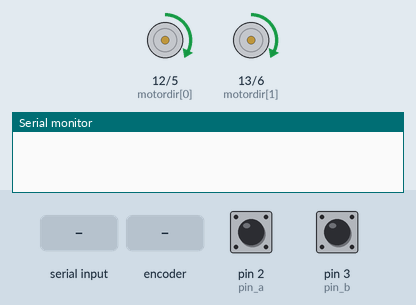
Simulated run of this sketch. Board: Arduino Uno, built with avr-gcc and run on an emulated ATmega328P. On the bench: direction and speed pins drawn as motors (green arrow = direction pin HIGH = forward, orange = LOW = backward, longer = more drive), the last lines printed to the serial monitor. Inputs (shaded band) come from the test bench; at power-on: pin 2 (pin_a) HIGH, pin 3 (pin_b) HIGH.

Above: at 1.2 s.
1.3 s: "b" received over Serial
At 2.2 s:
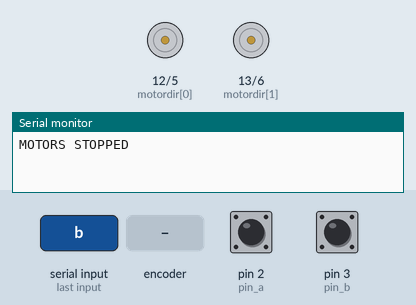
2.8 s: "n" received over Serial
At 4.25 s:
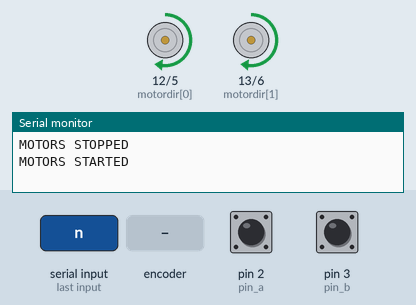
At 5.4 s:
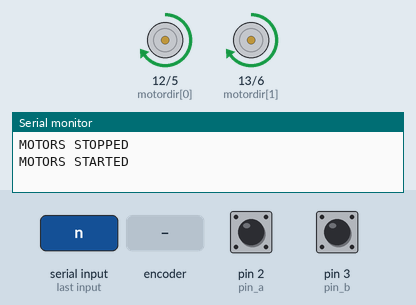
5.8 s: rotary encoder on pin 2 (pin_a) / pin 3 (pin_b) turned 1 step (first pin leading)
Timing chart, 0 to 8.8 s (numbered marks = the images above; inputs shaded):
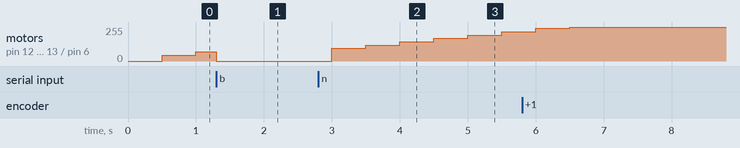

Measured:
- after the input at 2.8 s, motor on pin 12 (motordir[0]) / pin 5 (motorpwm[0]), motor on pin 13 (motordir[1]) / pin 6 (motorpwm[1]): moves from stopped to forward 220/255 over 2.5 s, starting after 0.20 s

The sketch:

SerialComm.ino
```cpp
boolean motor_start = true;
int factor =10;
const byte pin_a = 2;   //for encoder pulse A
const byte pin_b = 3;   //for encoder pulse B

const byte motordir[2] = {12,13};

const byte motorpwm[2] = {5,6}; //for H-bridge: motor speed

int encoder[2] = {0,0};
double pv_speed[2] = {0,0};
double set_speed[2] = {50,50};
double e_speed[2] = {0,0}; //error of speed = set_speed - pv_speed
double e_speed_pre[2] ={0,0};  //last error of speed
double e_speed_sum[2] ={0,0};  //sum error of speed
double pwm_pulse[2] = {0,0};     //this value is 0~255


// -------------------- CASCADED PID PARAMETERS----------------------------//


double delomega_setp = set_speed[0]-set_speed[1];
double delomega_pv = 0;
double e_speed_delomega = 0; //error of speed = set_speed - pv_speed
double e_speed_prev_delomega = 0;  //last error of speed
double e_speed_sum_delomega = 0;  //sum error of speed
double delomegacorrection = 0;     //this value is 0~255

double kpo=0.005,kio=0.05,kdo=0.0;


// ------------------------------------------------------------------------//


double pv_speedb = 0;
double set_speedb = 60;
double e_speedb = 0; //error of speed = set_speed - pv_speed
double e_speed_preb = 0;  //last error of speed
double e_speed_sumb = 0;  //sum error of speed
double pwm_pulseb = 0;     //this value is 0~255


double kp[2] = {0.9,0.9};
double ki[2] = {0.5,0.5};
double kd[2] = {0.0,0.0};
int timer1_counter; //for timer
int i=0;

void serialEvent()
{
  char inp;
  while (Serial.available())
  {
    inp = (char)Serial.read();
   // Serial.println(inp);
  }

  if( inp == 'w')
  {
    set_speed[0]+=factor;                             // EXPAND
  }
  else if (inp == 's')
  {
    set_speed[0]-=factor;
  }
  else if (inp == 'e' )
  {
    set_speed[1]+=factor;
  }
  else if (inp == 'd')
  {
    set_speed[1]-=factor;
  }
  else if (inp == 'f')
  {
    Serial.println("Current RPM details");
    Serial.println(pv_speed[0]);
    Serial.println(pv_speed[1]);
    Serial.println("Current Setpoint Details");
    Serial.println(set_speed[0]);
    Serial.println(set_speed[1]);

  }

  if( inp == 'b')
  {
    motor_start= false;
    //set_speed[0]=set_speed[1]=0;
    analogWrite(motorpwm[0],0);
    analogWrite(motorpwm[1],0);
    Serial.println("MOTORS STOPPED");
  }
  else if ( inp == 'n')
  {
    motor_start = true;
    Serial.println("MOTORS STARTED");

  }


}

void setup()
 {

  //---------------         //TIMER FUNCTIONS DECLARATIONS
  noInterrupts();           // disable all interrupts
  TCCR1A = 0;
  TCCR1B = 0;
  timer1_counter = 34286;   // preload timer 65536-16MHz/256/2Hz (34286 for 0.5sec) (59286 for 0.1sec)
  TCNT1 = timer1_counter;   // preload timer
  TCCR1B |= (1 << CS12);    // 256 prescaler
  TIMSK1 |= (1 << TOIE1);   // enable timer overflow interrupt
  interrupts();             // enable all interrupts
  //---------------

  pinMode(pin_a,INPUT_PULLUP);
  pinMode(pin_b,INPUT_PULLUP);

  for(int i=0;i<2;i++)
  {
  pinMode(motordir[i],OUTPUT);
  pinMode(motorpwm[i],OUTPUT);
  }
  attachInterrupt(digitalPinToInterrupt(pin_a), detect_0, RISING);
  attachInterrupt(digitalPinToInterrupt(pin_b), detect_1, RISING);

  Serial.begin(9600);


 }


 ISR(TIMER1_OVF_vect)        // interrupt service routine - tick every 0.1sec

 {
  //Serial.println("timer");
  TCNT1 = timer1_counter;   // set timer
  for(int i=0;i<2;i++)
  {
  pv_speed[i] = 60.0*(encoder[i]/3690.0)/0.5;
  //Serial.print("motor");//calculate motor speed, unit is rpm
  //Serial.print(i);
  //Serial.print(" ");
  //Serial.println(pv_speed[i]);
  encoder[i]=0;
 // Serial.print("speed :");

  }
  pid();

 }


 void detect_0()
 {
   encoder[0]++;
 }

void detect_1()
 {
   encoder[1]++;
 }

void loop()
{

}

void pid()

{
  if(motor_start)
  //PID program
   // Serial.print("Relative Omega");
 {
   // Serial.println(pv_speed[0]-pv_speed[1]);
    for(int i=0;i<2;i++)
    {
    e_speed[i] = set_speed[i] - pv_speed[i];
    pwm_pulse[i] = e_speed[i]*kp[i] + e_speed_sum[i]*ki[i] + (e_speed[i] - e_speed_pre[i])*kd[i];
    e_speed_pre[i] = e_speed[i];  //save last (previous) error
    e_speed_sum[i] += e_speed[i];
    }

     // CASCADED PID STATISTICAL APPROACH
    e_speed_delomega=pv_speed[0]-pv_speed[1];
    delomegacorrection=(e_speed_delomega*kpo)+(e_speed_sum_delomega*kio)+((e_speed_delomega-e_speed_prev_delomega)*kdo);
    e_speed_prev_delomega=e_speed_delomega;
    e_speed_sum_delomega += e_speed_delomega;

    if(pv_speed[0]>pv_speed[1])
    {
        pwm_pulse[0]-=fabs(delomegacorrection/2);
        pwm_pulse[1]+=fabs(delomegacorrection/2);
    }
     else if((pv_speed[0]<pv_speed[1]))
     {
        pwm_pulse[0]+=fabs(delomegacorrection/2);
        pwm_pulse[1]-=fabs(delomegacorrection/2);
     }


  for(int i=0;i<2;i++)
  {
    if (pwm_pulse[i] <255 & pwm_pulse[i] >0)
    { digitalWrite(motordir[i],HIGH);
      analogWrite(motorpwm[i],pwm_pulse[i]);  //set motor speed
    }
    else
    {
      if (pwm_pulse[i]>255)
      {
        digitalWrite(motordir[i],HIGH);
        analogWrite(motorpwm[i],255);
      }
      else
      {
        digitalWrite(motordir[i],HIGH);
        analogWrite(motorpwm[i],0);
      }
    }

}

}
}
```
